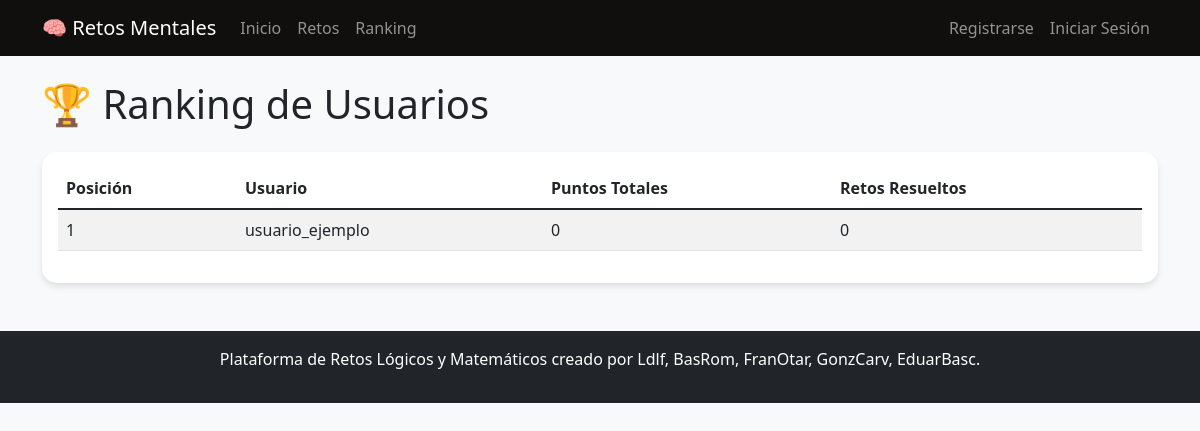
The page /ranking/ on the database its author committed.
### retos/models.py (models this page shows, shortened)
class PerfilUsuario(models.Model):
    usuario = models.OneToOneField(User, on_delete=models.CASCADE)
    puntos_totales = models.IntegerField(default=0)
    retos_resueltos = models.IntegerField(default=0)

### retos/views.py (the view)
# urls.py: path('ranking/', views.ranking, name='ranking'),
def ranking(request):
    usuarios = PerfilUsuario.objects.order_by('-puntos_totales')
    context = {'usuarios': usuarios}
    return render(request, 'retos/ranking.html', context)

### retos/templates/retos/ranking.html
{% extends 'retos/base.html' %}
{% block content %}
<h1 class="mb-4">🏆 Ranking de Usuarios</h1>
<div class="card">
    <div class="card-body">
        <table class="table table-striped">
            <thead>
                <tr>
                    <th>Posición</th>
                    <th>Usuario</th>
                    <th>Puntos Totales</th>
                    <th>Retos Resueltos</th>
                </tr>
            </thead>
            <tbody>
                {% for usuario in usuarios %}
                <tr>
                    <td>{{ forloop.counter }}</td>
                    <td>{{ usuario.usuario.username }}</td>
                    <td>{{ usuario.puntos_totales }}</td>
                    <td>{{ usuario.retos_resueltos }}</td>
                </tr>
                {% endfor %}
            </tbody>
        </table>
    </div>
</div>
{% endblock %}

### retos/templates/retos/base.html (style rules this page uses)
body { background-color: #f8f9fa; }
.card { border: none; border-radius: 15px; box-shadow: 0 4px 6px rgba(0, 0, 0, 0.1); transition: transform 0.3s; }

### rows shown on the page
PerfilUsuario: usuario.username "usuario_ejemplo", puntos_totales "0", retos_resueltos "0"
